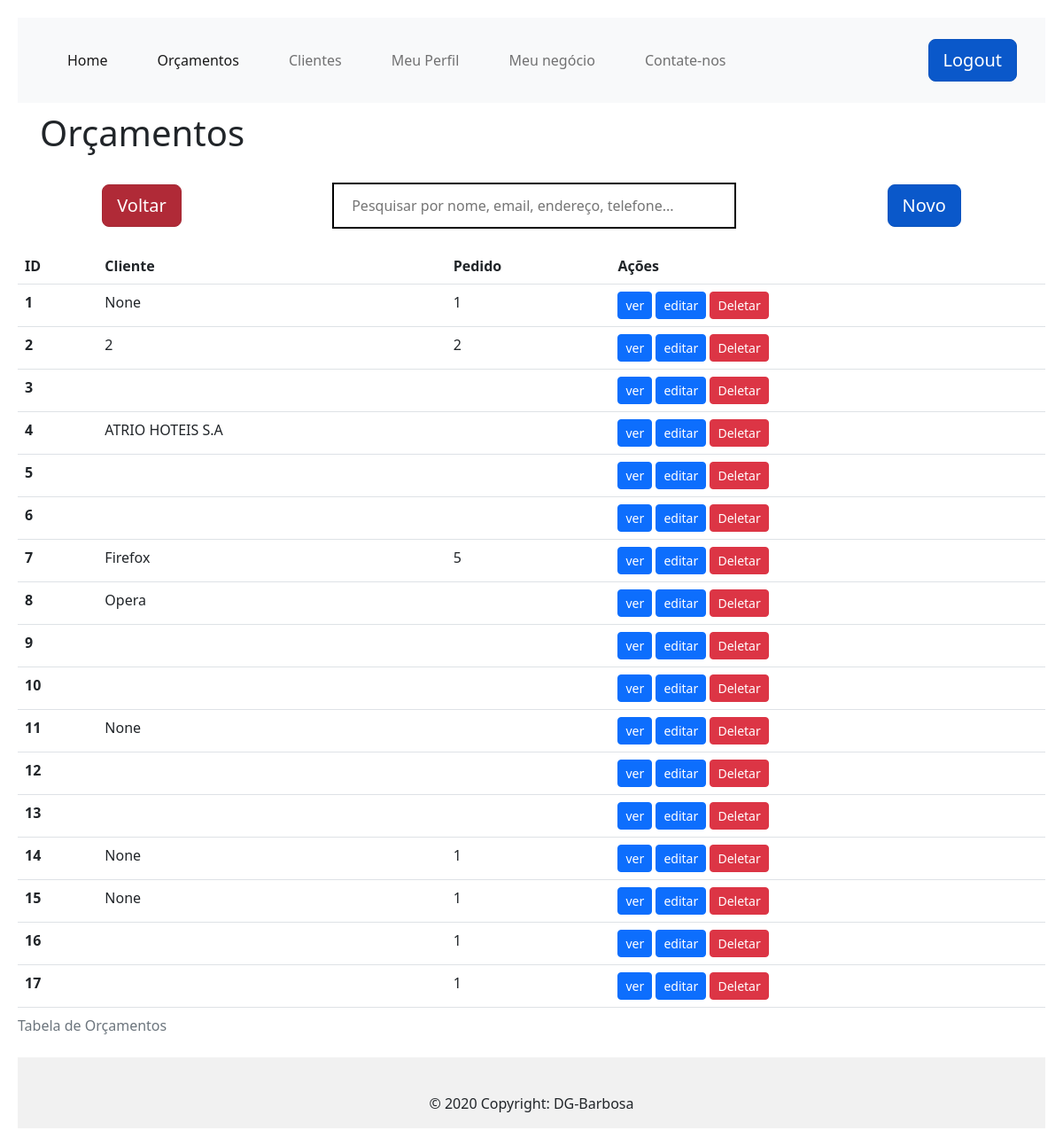
The page /orcamentos (signed in) on the database as committed earlier.
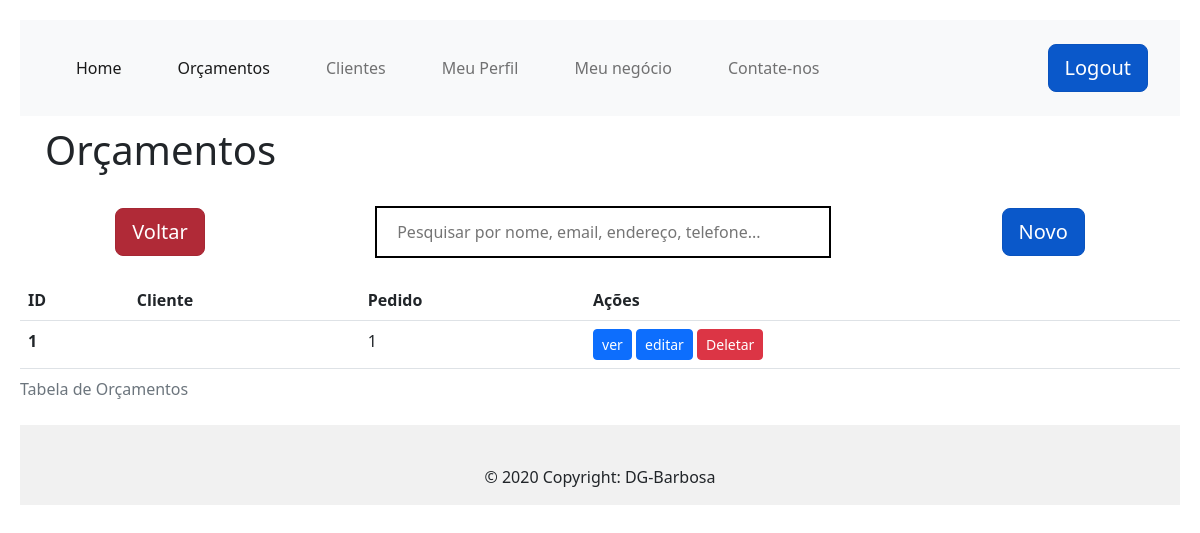
The same page on the database as committed later.
### app/models/tables.py (models this page shows, shortened)
class Orcaments(db.Model):
    _tablename__ = "orcaments"
    id = db.Column(db.Integer, primary_key=True)
    pedido_id = db.Column(db.Integer, autoincrement=True)
    client_id = db.Column(db.Integer, db.ForeignKey('clients.id'), nullable=False)

### app/controllers/default.py (the view)
@app.route("/orcamentos", methods=['GET'])
def orcamentos():
    orcaments = Orcaments.query.all()
    return render_template(
        "orcamentos.html",
        title="Orçamentos", orcaments=orcaments)

### app/controllers/default.py (called while the page is built)
@lm.user_loader
def load_user(id):
    return User.query.filter_by(id=id).first()

### app/models/tables.py (called while the page is built)
    @property
    def is_authenticated(self):
        return True

### app/templates/orcamentos.html (shortened to what this page needs)
{% extends "base.html" %}
{% block conteudo %}
<h1 style="margin-left: 15px;padding: 10px">Orçamentos</h1>
<div style="display: flex; justify-content:space-around; align-items:center; margin: 10px;">
  <div >
    <input type="reset" class="btn btn-danger btn-lg active" name="voltar" onclick="history.back()" value="Voltar">
  </div>
  <input type="text" id="myInput" style="
      background-image: url('https://img.icons8.com/search');
      background-position:right;
      background-repeat: no-repeat;
      background-size:5%;
      width: 40%; font-size: 16px;
      padding: 12px 20px 12px;
      border: 2px solid rgb(0, 0, 0);
      margin-bottom: 12px;
      margin-top: 12px;
      justify-content: center" onkeyup="myFunction()"
    placeholder="Pesquisar por nome, email, endereço, telefone...">
  <div>
    <a href="{{ url_for('folha_orcamentos') }}" class="btn btn-primary btn-lg active" role="button"
      aria-pressed="true">Novo</a>
  </div>
</div>
<div>
  <table class="table" id="myTable">
    <caption>Tabela de Orçamentos</caption>
    <thead class="thead-dark">
      <tr>
        <th scope="col">ID</th>
        <th scope="col">Cliente</th>
        <th scope="col">Pedido</th>
        <th scope="col">Ações</th>
      </tr>
    </thead>
    <tbody id="body">
      <tr>
        {% for o in orcaments %}
        <th scope="row">{{ o.id }}</th>
        <td> {{o.client_id }}</td>
        <td>{{ o.pedido_id }}</td>
        <td>
          <a href="/view_orcaments/{{ o.id }}">
            <input type="button" class="btn btn-primary btn-sm" value="ver">
          </a>
          <a href="/edit/{{ o.id }}">
            <input type="button" class="btn btn-primary btn-sm" value="editar">
          </a>
          <a href="/delet_orcaments/{{ o.id }}">
            <input type="button" class="btn btn-danger btn-sm"  value="Deletar" />
          </a>
        </td>
      </tr>
      {% endfor %}
    </tbody>
  </table>
</div>
{% endblock %}

### app/templates/base.html (shortened to what this page needs)
<!doctype html>
<html lang="pt-br">
<head>
  <link rel=stylesheet type=text/css href="{{ url_for('static', filename='css/style.css') }}">
  <link href="https://cdn.jsdelivr.net/npm/bootstrap@5.2.3/dist/css/bootstrap.min.css" rel="stylesheet"
>
</head>
<body>
  <nav class="navbar navbar-expand-lg bg-light">
    <div class="container-fluid">
      <div class="collapse navbar-collapse" id="navbarNav">
        <ul class="navbar-nav">
          <li class="nav-item">
            <a class="nav-link active" aria-current="page" href="/">Home</a>
          </li>
          <li class="nav-item">
            <a class="nav-link active" aria-current="page" href="/orcamentos">Orçamentos</a>
          </li>
          <li class="nav-item">
            <a class="nav-link" href="/clients">Clientes</a>
          </li>
          <li class="nav-item">
            <a class="nav-link" href="/perfil">Meu Perfil</a>
          </li>
          <li class="nav-item">
            <a class="nav-link" href="/negocio">Meu negócio</a>
          </li>
          <li class="nav-item">
            <a class="nav-link" href="/contatos">Contate-nos</a>
          </li>
        </ul>
        <div class="login">
          {% if current_user.is_authenticated %}
          <a href="{{ url_for('logout') }}" class="btn btn-primary btn-lg active" role="button"
            aria-pressed="true">Logout</a>
          {% else %}
          <a href="{{ url_for('login') }}" class="btn btn-primary btn-lg active" role="button"
            aria-pressed="true">Login</a>
          <a href="{{ url_for('cadastro_user') }}" class="btn btn-secondary btn-lg active" role="button" aria-pressed="true">Inscrever-se</a>
          {% endif %}
        </div>
      </div>
    </div>
  </nav>
  {% if current_user.is_authenticated %}
  <div>
    {% block conteudo %}
    {% endblock %}
  </div>
  {% endif %}
  <footer class="text-center text-white" style="background-color: #f1f1f1;">
    <div class="container pt-4">
      <div class="text-center text-dark p-3">
        © 2020 Copyright: DG-Barbosa
      </div>
  </footer>
</body>
</html>

### app/static/css/style.css (style rules this page uses)
body { padding: 20px; background-color: black; }
.nav-item { padding: 20px; }
a:link { text-decoration: none; }
.login { margin-left: 200px; }
#myInput { background-image: url('/css/searchicon.png'); background-position: 10px 12px; background-repeat: no-repeat; width: 100%; font-size: 16px; padding: 12px 20px 12px 40px; border: 1px solid #ddd; margin-bottom: 12px; }

Rows that differ between the two databases and show on the page:
removed Orcaments: id "2", client_id "2", pedido_id "2"
removed Orcaments: id "3"
removed Orcaments: id "4", client_id "ATRIO HOTEIS S.A"
removed Orcaments: id "5"
removed Orcaments: id "6"
removed Orcaments: id "7", client_id "Firefox", pedido_id "5"
removed Orcaments: id "8", client_id "Opera"
removed Orcaments: id "9"
removed Orcaments: id "10"
removed Orcaments: id "11", client_id "None"
removed Orcaments: id "12"
removed Orcaments: id "13"
removed Orcaments: id "14", client_id "None", pedido_id "1"
removed Orcaments: id "15", client_id "None", pedido_id "1"
removed Orcaments: id "16", pedido_id "1"
removed Orcaments: id "17", pedido_id "1"
changed Orcaments id 1: client_id "None" → (not shown)
